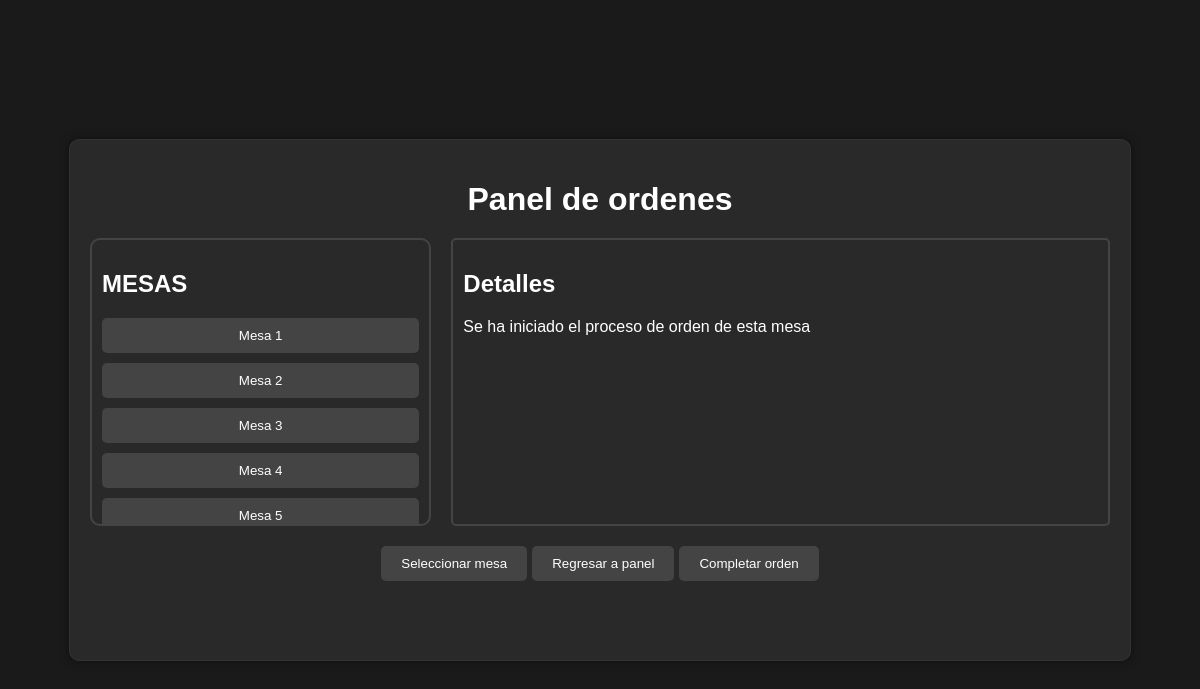
The app's page /src/ModuloServicio/UCgenerarPedidoPlato/indexPanelOrdenes.php?idMesa=16 (signed in), older data.
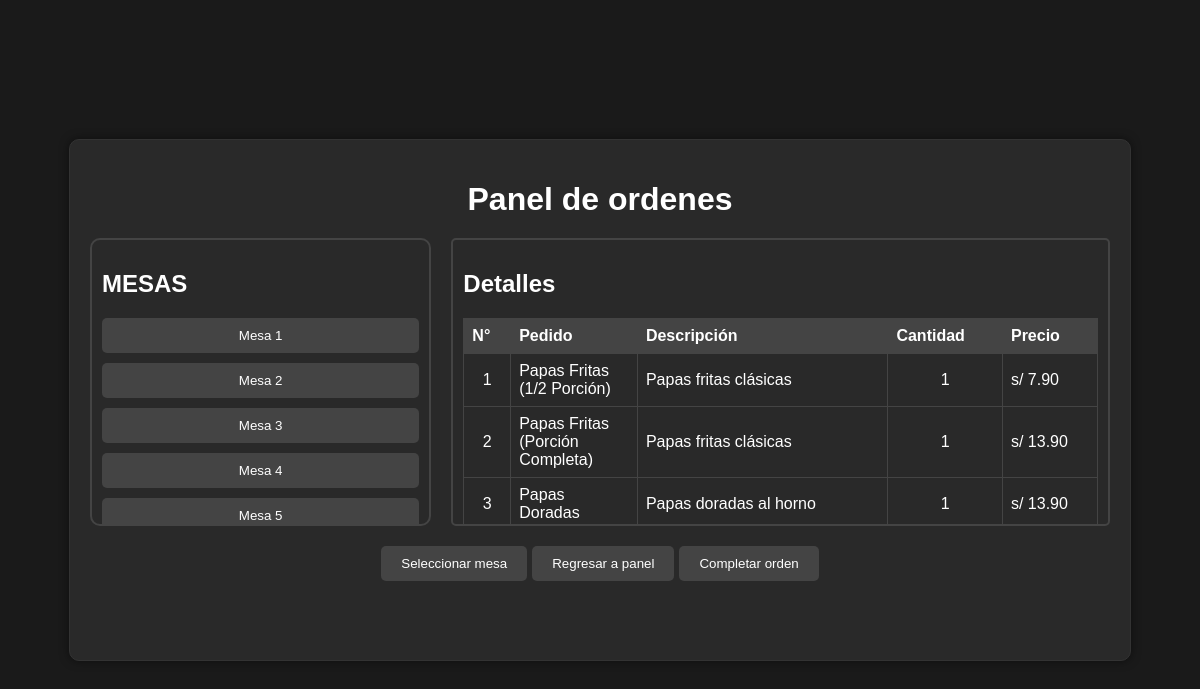
The same page, newer data.
### tables this page shows
CREATE TABLE `controlordenes` (
  `idControlOrden` int NOT NULL AUTO_INCREMENT,
  `idMesa` int NOT NULL,
  `idOrden` int DEFAULT NULL,
  `EstadoControlOrden` tinyint(1) NOT NULL,
  `idUsuario` int NOT NULL,
  `ControlFecha` varchar(10) NOT NULL,
  `ControlHora` varchar(10) NOT NULL,
  PRIMARY KEY (`idControlOrden`),
  KEY `idOrden` (`idOrden`),
  KEY `fk_mesa` (`idMesa`),
  KEY `fk_usuario` (`idUsuario`),
  CONSTRAINT `controlordenes_ibfk_1` FOREIGN KEY (`idOrden`) REFERENCES `ordenes` (`idOrden`),
  CONSTRAINT `fk_mesa` FOREIGN KEY (`idMesa`) REFERENCES `mesas` (`idMesa`) ON DELETE CASCADE ON UPDATE CASCADE,
  CONSTRAINT `fk_usuario` FOREIGN KEY (`idUsuario`) REFERENCES `usuarios` (`idUsuario`) ON DELETE CASCADE ON UPDATE CASCADE
);

CREATE TABLE `ordendetalles` (
  `idItem` int NOT NULL,
  `cantidad` int NOT NULL,
  `idOrden` int NOT NULL,
  `subtotal` double DEFAULT '0',
  PRIMARY KEY (`idItem`,`idOrden`),
  KEY `idOrden` (`idOrden`),
  CONSTRAINT `ordendetalles_ibfk_1` FOREIGN KEY (`idItem`) REFERENCES `menuitems` (`idItem`),
  CONSTRAINT `ordendetalles_ibfk_2` FOREIGN KEY (`idOrden`) REFERENCES `ordenes` (`idOrden`)
);

CREATE TABLE `menuitems` (
  `idItem` int NOT NULL AUTO_INCREMENT,
  `nombre` varchar(50) NOT NULL,
  `descripcion` varchar(150) DEFAULT NULL,
  `precio` double NOT NULL,
  `idCategoria` int DEFAULT NULL,
  PRIMARY KEY (`idItem`),
  KEY `idCategoria` (`idCategoria`),
  CONSTRAINT `menuitems_ibfk_1` FOREIGN KEY (`idCategoria`) REFERENCES `categoria` (`idTipoMenu`)
);

### src/ModuloServicio/UCgenerarPedidoPlato/indexPanelOrdenes.php (called while the page is built, shortened)
<?php
include_once($_SERVER['DOCUMENT_ROOT'] . '/src/ModuloServicio/UCgenerarPedidoPlato/panelOrdenes.php');
include_once($_SERVER['DOCUMENT_ROOT'] . '/src/modelo/ControlOrden.php');
include_once($_SERVER['DOCUMENT_ROOT'] . '/src/modelo/OrdenDetalle.php');
$idMesa = $_GET['idMesa'] ?? null;
$ordenDetalles = null;
$idControl = null;
$controlOrdenObject = new ControlOrden();
$controlOrdenes = $controlOrdenObject->obtenerOrdenControl();
if($idMesa!= null){
    $ordenDetallesObject = new OrdenDetalle();
    $ordenDetalles = $ordenDetallesObject->obtenerOrdenDetalle($idMesa);
    $idControl = $controlOrdenObject->obtenerIdControlPorMesa($idMesa);
}
$panelOrdenesObject = new panelOrdenes();
$panelOrdenesObject->panelOrdenesShow($controlOrdenes, $ordenDetalles, $idMesa, $idControl);
?>

### src/modelo/conexion.php (called while the page is built, shortened)
<?php
class Conexion
{
    private $host = "localhost";
    private $user = "root";
    private $password = "12345678";
    private $database = "bdrestaurante";
    private $conexion;
    public function conectar()
    {
        if ($this->conexion == null) {
            $this->conexion = mysqli_connect($this->host, $this->user, $this->password, $this->database);
        }
        return $this->conexion;
    }
    public function desconectar()
    {
        if ($this->conexion != null) {
            $this->conexion = null;
        }
    }
}

### src/modelo/ControlOrden.php (called while the page is built, shortened)
<?php
require_once("conexion.php");
class ControlOrden extends conexion
{
  public function obtenerOrdenControl()
  {
    $sql = "SELECT * FROM controlordenes WHERE estadocontrolorden = true";
    $respuesta = $this->conectar()->query($sql);
    return $respuesta;
  }
}

### src/modelo/OrdenDetalle.php (called while the page is built, shortened)
<?php
require_once("conexion.php");
class OrdenDetalle extends conexion
{
    public function obtenerOrdenDetalle($idMesa)
    {
        $sql = "SELECT mi.nombre AS NombrePlato,mi.descripcion AS Descripcion, od.subtotal AS Subtotal, od.cantidad AS Cantidad,
                co.idMesa AS Mesa, od.idOrden, co.idControlOrden FROM OrdenDetalles od
                INNER JOIN    Ordenes o ON od.idOrden = o.idOrden
                INNER JOIN    ControlOrdenes co ON co.idOrden = o.idOrden
                INNER JOIN    MenuItems mi ON od.idItem = mi.idItem WHERE co.idMesa = $idMesa";
        $respuesta = $this->conectar()->query($sql);
        if ($respuesta->num_rows == 0) {
            return null;
        }
        return $respuesta->fetch_all(MYSQLI_ASSOC);
    }
}

### src/ModuloServicio/UCgenerarPedidoPlato/panelOrdenes.php (the view, shortened to what the changed rows need)
<?php
class panelOrdenes
{
    public function panelOrdenesShow($controlOrdenes = null, $ordenDetalles = null, $idMesa = null, $idControl = null)
    {
?>
        <!DOCTYPE html>
        <html lang="es">
        <head>
            <link href="https://cdn.jsdelivr.net/npm/sweetalert2@11.7.0/dist/sweetalert2.min.css" rel="stylesheet">
        </head>
        <body>
            <div class="container">
                <h1>Panel de ordenes</h1>
                <div class="mesas-container">
                    <div class="mesas-list">
                        <h2>MESAS</h2>
                        <?php if ($controlOrdenes): ?>
                            <form action="getPedidos.php" method="POST">
                                <?php foreach ($controlOrdenes as $mesa): ?>
                                    <button class="<?= ($mesa['idMesa'] == $idMesa) ? 'selected' : ''; ?>" value=<?= $mesa['idMesa']; ?> name="btnOrdenMesa" type="submit">
                                        Mesa <?php echo $mesa['idMesa']; ?>
                                    </button>
                                <?php endforeach; ?>
                            </form>
                        <?php else: ?>
                            <p>Cargando...</p>
                        <?php endif; ?>
                    </div>
                    <div class="detalles">
                        <h2>Detalles</h2>
                        <?php if ($ordenDetalles): ?>
                            <table>
                                <thead>
                                    <tr>
                                        <th>N°</th>
                                        <th>Pedido</th>
                                        <th>Descripción</th>
                                        <th>Cantidad</th>
                                        <th>Precio</th>
                                    </tr>
                                </thead>
                                <tbody>
                                    <?php foreach ($ordenDetalles as $index => $detalle): ?>
                                        <tr>
                                            <td style="text-align: center;"><?= $index + 1; ?></td>
                                            <td style="width: 20%;"><?= htmlspecialchars($detalle['NombrePlato']); ?></td>
                                            <td><?= htmlspecialchars($detalle['Descripcion']); ?></td>
                                            <td style="text-align: center;"><?= (int)$detalle['Cantidad']; ?></td>
                                            <td style="width: 15%;">s/ <?= number_format((float)$detalle['Subtotal'], 2); ?></td>
                                        </tr>
                                    <?php endforeach; ?>
                                </tbody>
                            </table>
                        <?php elseif ($idMesa): ?>
                            <p>Se ha iniciado el proceso de orden de esta mesa</p>
                        <?php else: ?>
                            <p>Selecciona una mesa para ver los detalles de la orden.</p>
                        <?php endif; ?>
                    </div>
                </div>
            </div>
        </body>
        </html>
<?php
    }
}
?>

Row changes from the older to the newer data that the page shows:
added ordendetalles: idItem.nombre "Papas Fritas (1/2 Porción)", idItem.descripcion "Papas fritas clásicas", cantidad "1", subtotal "7.90"
added ordendetalles: idItem.nombre "Papas Fritas (Porción Completa)", idItem.descripcion "Papas fritas clásicas", cantidad "1", subtotal "13.90"
added ordendetalles: idItem.nombre "Papas Doradas", idItem.descripcion "Papas doradas al horno", cantidad "1", subtotal "13.90"
Text that changed along with them:
text no longer shown: "Se ha iniciado el proceso de orden de esta mesa"
text now shown: "N° Pedido Descripción Cantidad Precio"
